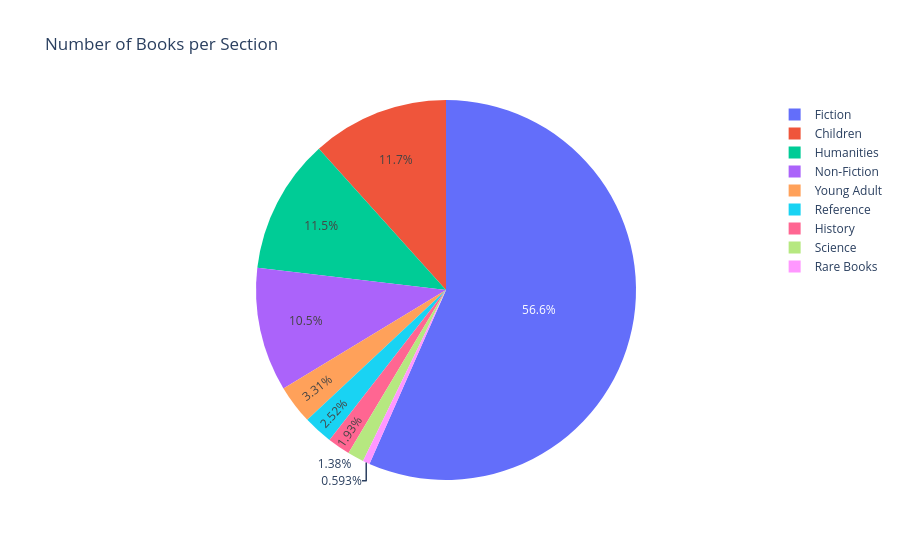

Write notebook code for a chart like this one.
### Markdown cell above
## Analysis 1️⃣: Number of books per section

To begin our analysis, we start by examining the distribution of books across different library sections. This gives us a clear overview of how the collection is organized and which topics or areas are most represented.

We will use a **pie chart** to visualize the number of books in each section, which allows us to quickly identify:

- The most and least populated sections
- How balanced the library's content is across different domains
- Potential areas for expanding the collection

This high-level insight helps set the stage for deeper performance-based analysis in the following sections.

### Code cell
section_counts = df["section"].value_counts().reset_index()
section_counts.columns = ["section", "count"]

fig = px.pie(data_frame=section_counts, names="section", values="count", title="Number of Books per Section")

fig.show()

### Figure 1 — Plotly figure (JSON) as saved in the notebook; plotly's stock layout.template omitted (floating-point values rounded to 4 significant figures)
{"data": [{"domain": {"x": [0, 1], "y": [0, 1]}, "hovertemplate": "section=%{label}<br>count=%{value}<extra></extra>", "labels": ["Fiction", "Children", "Humanities", "Non-Fiction", "Young Adult", "Reference", "History", "Science", "Rare Books"], "legendgroup": "", "name": "", "showlegend": true, "type": "pie", "values": [1145, 236, 232, 213, 67, 51, 39, 28, 12]}], "layout": {"legend": {"tracegroupgap": 0}, "title": {"text": "Number of Books per Section"}}}
